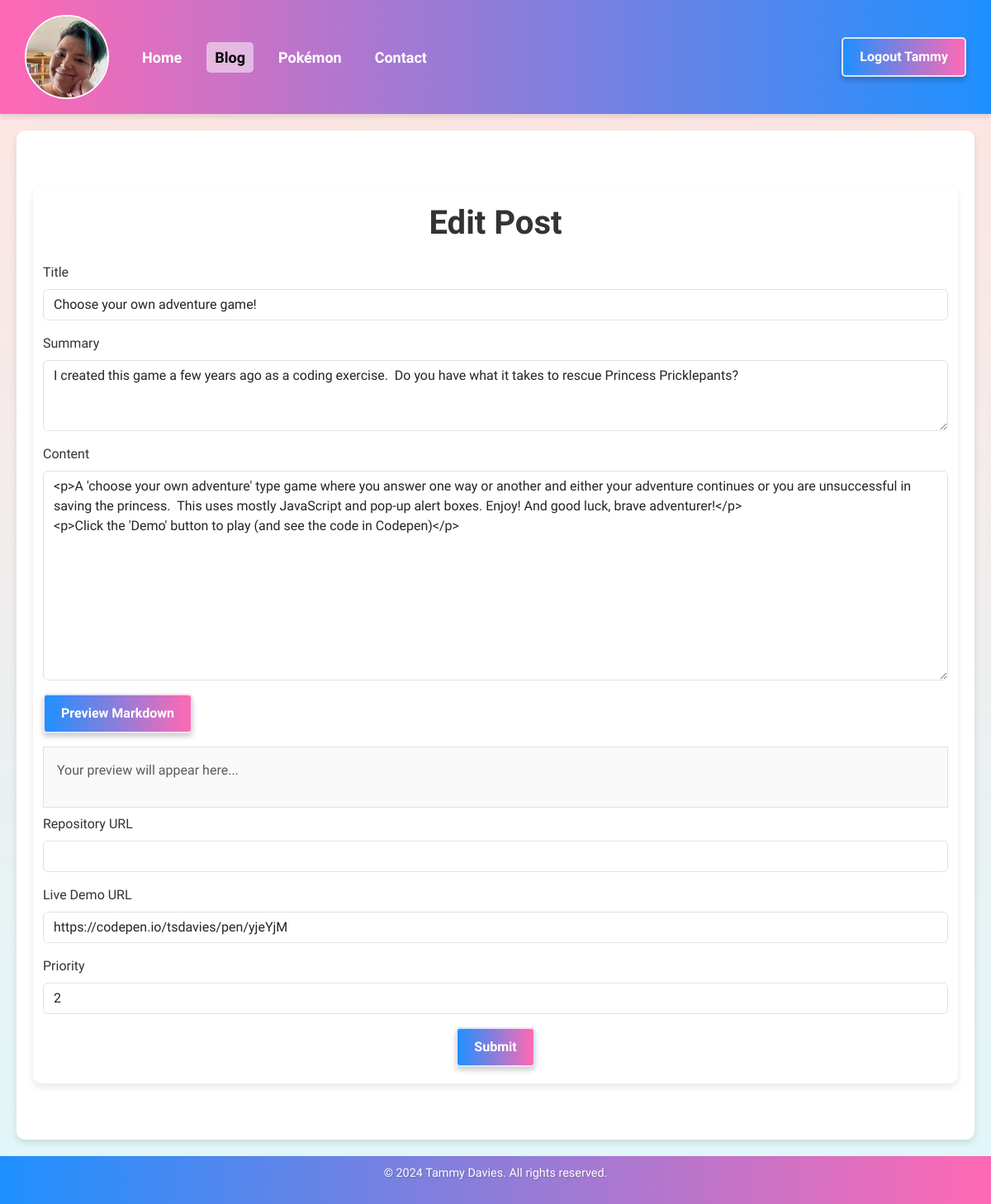
Page /blog/9/edit (signed in) on the committed database.
### app/authentication/database/models/user.py (models this page shows, shortened)
class User(db.Model):
    id = db.Column(db.Integer, primary_key=True)
    username = db.Column(db.String(150), nullable=False, unique=True)
    email = db.Column(db.String(150), nullable=False, unique=True)
    password = db.Column(db.String(200), nullable=False)
    @property
    def is_authenticated(self):
        return True

### app/blog/database/models/blog_post.py (models this page shows)
class BlogPost(db.Model):
    id = db.Column(db.Integer, primary_key=True)  # Unique identifier for the blog post
    title = db.Column(
        db.String(100), nullable=False
    )  # Title of the blog post (max 100 characters)
    content = db.Column(db.Text, nullable=False)  # Main content of the blog post
    timestamp = db.Column(
        db.DateTime, default=datetime.utcnow
    )  # Creation timestamp (default: current time)
    priority = db.Column(
        db.Integer, default=0
    )  # Optional priority level for ordering or categorisation
    author = db.Column(
        db.String(50), nullable=False
    )  # Author's name (max 50 characters)
    summary = db.Column(
        db.String(255), nullable=True
    )  # Short summary or description of the post
    repository_url = db.Column(
        db.String(255), nullable=True
    )  # URL to a related code repository (optional)
    live_demo_url = db.Column(
        db.String(255), nullable=True
    )  # URL to a live demo related to the post (optional)
    comments = db.relationship(
        "Comment",  # Name of the related model
        backref="post",  # Back-reference to the blog post from the comment
        cascade="all, delete-orphan",  # Automatically delete comments when the post is deleted
        lazy=True,  # Load comments lazily to improve performance
    )

### app/blog/routes/edit_post.py (the view, shortened to what this page needs)
@login_required
def edit_post(post_id):
    if not is_admin():
        return render_template("forbidden.html")
    post = BlogPost.query.get_or_404(post_id)
    form = BlogPostForm(obj=post)  # Populate the form with the existing post data
    return render_template(
        "blog_post.html",
        form=form,
        post=post,
        edit=True,
        preview_endpoint=url_for("blog.markdown_preview"),
    )

### app/authentication/database/is_admin.py (called while the page is built)
def is_admin():
    return current_user.is_authenticated and current_user.email == "tammy@tsdavies.com"

### app/blog/templates/blog_post.html (shortened to what this page needs)
{% extends "page_template.html" %} {% block content %}
    <main class="container my-5">
        <h1 class="text-center mb-4">
            {{ 'Edit Post' if edit else 'Create New Post' }}
        </h1>
        <form
                class="needs-validation"
                novalidate
                method="POST"
                action="{{ url_for('blog.edit_post', post_id=post.id) if edit else url_for('blog.new_post') }}"
        >
            <div class="mb-3">
                {{ form.title.label(class="form-label") }} {{ form.title(class="form-control", size=50) }}
            </div>
            <div class="mb-3">
                {{ form.summary.label(class="form-label") }} {{ form.summary(class="form-control", rows=3) }}
            </div>
            <div class="mb-3">
                {{ form.content.label(class="form-label") }} {{ form.content(id="content",
      class="form-control", rows=10) }}
            </div>
            <button type="button" id="preview-button" class="btn btn-secondary mb-3">
                Preview Markdown
            </button>
            <div id="preview" class="border p-3 mb-2" style="background-color: #f9f9f9">
                <p class="text-muted">Your preview will appear here...</p>
            </div>
            <div class="mb-3">
                {{ form.repository_url.label(class="form-label") }} {{ form.repository_url(class="form-control", size=50) }}
            </div>
            <div class="mb-3">
                {{ form.live_demo_url.label(class="form-label") }} {{ form.live_demo_url(class="form-control", size=50) }}
            </div>
            <div class="mb-3">
                {{ form.priority.label(class="form-label") }} {{ form.priority(class="form-control", size=50) }}
            </div>
            <div class="text-center">{{ form.submit(class="btn btn-primary") }}</div>
        </form>
    </main>
{% endblock %}

### app/templates/page_template.html (shortened to what this page needs)
<!doctype html>
<html lang="en">
<head>
    <link
            href="https://cdn.jsdelivr.net/npm/bootstrap@5.3.0-alpha3/dist/css/bootstrap.min.css"
            rel="stylesheet"
    />
    <link
            rel="stylesheet"
            href="{{ url_for('static', filename='css/style.css') }}"
    />
    <link
            rel="stylesheet"
            href="{{ url_for('static', filename='css/buttons.css') }}"
    />
    <link
            rel="stylesheet"
            href="{{ url_for('static', filename='css/navbar.css') }}"
    />
    <link
            rel="stylesheet"
            href="{{ url_for('static', filename='css/flash_style.css') }}"
    />
    <link
            rel="stylesheet"
            href="{{ url_for('static', filename='css/card_styles.css') }}"
    />
    <link
            rel="stylesheet"
            href="{{ url_for('static', filename='css/flash_style.css') }}"
    />
</head>
<body>
<header>
    <nav class="navbar">
        <ul class="navbar-nav left">
            <li class="nav-item avatar">
                <a href="/">
                    <img
                            src="{{ url_for('static', filename='images/avatar.webp') }}"
                            alt="User Avatar"
                    />
                </a>
            </li>
            <li class="nav-item">
                <a
                        class="nav-link {% if request.path == '/' %}active{% endif %}"
                        href="/"
                        aria-label="Navigate to Home"
                >Home</a
                >
            </li>
            <li class="nav-item">
                <a
                        class="nav-link {% if request.path.startswith('/blog') %}active{% endif %}"
                        href="/blog"
                        aria-label="Navigate to Blog"
                >Blog</a
                >
            </li>
            <li class="nav-item">
                <a
                        class="nav-link {% if request.path.startswith('/pokemon') %}active{% endif %}"
                        href="/pokemon"
                        aria-label="Navigate to Pokémon"
                >Pokémon</a
                >
            </li>
            <li class="nav-item">
                <a
                        class="nav-link {% if request.path.startswith('/contact') %}active{% endif %}"
                        href="/contact"
                        aria-label="Navigate to Contact"
                >Contact</a
                >
            </li>
        </ul>
        <ul class="navbar-nav right">
            {% if current_user.is_authenticated %}
                <li class="nav-item">
                    <a class="btn btn-primary" href="{{ url_for('authentication.logout') }}"
                    >Logout {{ current_user.username }}</a
                    >
                </li>
            {% endif %}
        </ul>
    </nav>
</header>
<main>
     {% block content %} {% endblock %}
</main>
<footer>
    <p>&copy; 2024 Tammy Davies. All rights reserved.</p>
</footer>
</body>
</html>

### app/static/css/style.css (style rules this page uses)
body { margin: 0; padding: 0; font-family: "Prompt", "Roboto", Arial, sans-serif; background: linear-gradient(to bottom, #ffe4e1, #e0f7fa); color: #333; display: flex; flex-direction: column; min-height: 100vh; }
main { flex: 1; display: flex; flex-direction: column; justify-content: center; padding: 20px; background: white; border-radius: 10px; box-shadow: 0 4px 8px rgba(0, 0, 0, 0.1); max-width: 1200px; margin: 20px auto; width: calc(100% - 40px); }
header { background: linear-gradient(90deg, #ff69b4, #1e90ff); color: white; padding: 10px 20px; box-shadow: 0 4px 6px rgba(0, 0, 0, 0.1); }
footer { background: linear-gradient(90deg, #1e90ff, #ff69b4); color: white; text-align: center; padding: 10px 0; font-size: 0.9rem; text-shadow: 1px 1px 2px rgba(0, 0, 0, 0.2); }
h1 { font-family: 'Prompt', sans-serif; font-size: 2.5rem; font-weight: bold; color: #333; margin-bottom: 1rem; }

### app/static/css/buttons.css (style rules this page uses)
.btn { background: linear-gradient(90deg, #1e90ff, #ff69b4); color: white; border: 2px solid #ffffffcc; padding: 10px 20px; border-radius: 5px; font-weight: bold; cursor: pointer; transition: background 0.3s, box-shadow 0.3s, transform 0.2s; box-shadow: 0 4px 6px rgba(0, 0, 0, 0.2); }

### app/static/css/navbar.css (style rules this page uses)
.navbar { display: flex; justify-content: space-between; align-items: center; width: 100%; flex-direction: row; flex-wrap: wrap; gap: 10px; }
.navbar-nav { display: flex; list-style: none; padding: 0; margin: 0; flex-direction: row; align-items: center; }
.nav-item { margin: 0 10px; font-size: 18px; }
.nav-link { color: white; text-decoration: none; font-weight: bold; padding: 5px 10px; border-radius: 5px; transition: background-color 0.3s, color 0.3s; }
.nav-link:hover, .nav-link.active { background-color: #ffffff80; color: #333; }
.avatar img { width: 102px; height: 102px; border-radius: 50%; border: 2px solid white; object-fit: cover; transition: transform 0.3s ease, box-shadow 0.3s ease; margin-right: 10px; }

### rows in the picture
User: username "Tammy"
BlogPost: title "Choose your own adventure game!", summary "I created this game a few years ago as a coding exercise. Do you have what it takes to rescue Princess Pricklepants?", content "<p>A 'choose your own adventure' type game where you answer one way or another and either your adventure continues or you are unsuccessful in saving the princess. This uses mostly JavaScript and pop-up alert boxes. Enjoy! And good luck, brave adventurer!</p> <p>Click the 'Demo' button to play (and see the code in Codepen)</p>", live_demo_url "https://codepen.io/tsdavies/pen/yjeYjM", priority "2"

### other values in the picture
{{ 'Edit Post' if edit else 'Create New Post' }} "Edit Post"
